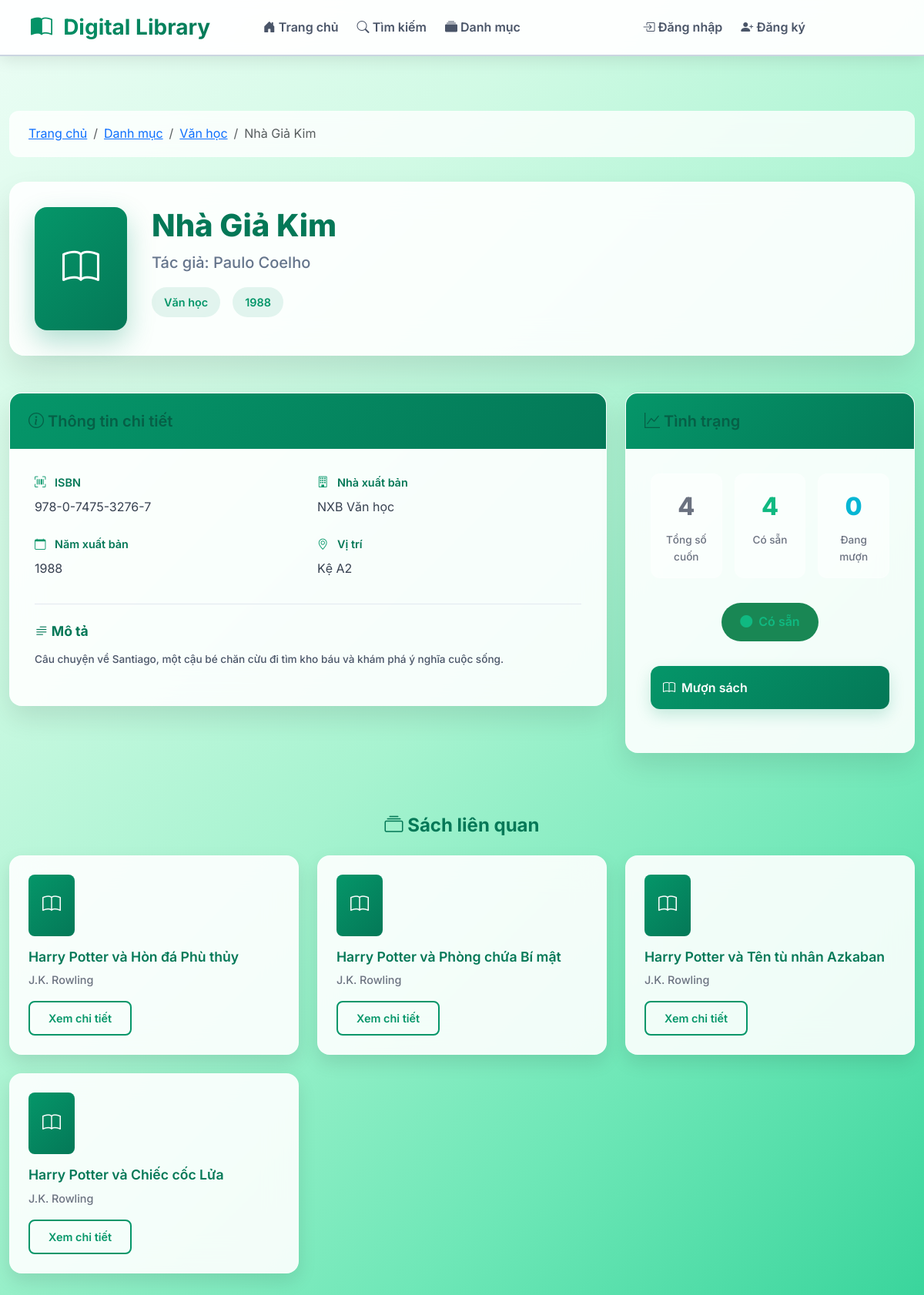
Screenshot of /book/8 with the database file from the repository.
### app/models/book.py (models this page shows, shortened)
class Book(db.Model):
    __tablename__ = 'books'
    id = db.Column(db.Integer, primary_key=True)
    isbn = db.Column(db.String(20), unique=True, nullable=False)
    title = db.Column(db.String(200), nullable=False)
    author = db.Column(db.String(100), nullable=False)
    publisher = db.Column(db.String(100))
    publication_year = db.Column(db.Integer)
    category = db.Column(db.String(50))
    description = db.Column(db.Text)
    total_copies = db.Column(db.Integer, default=1)
    available_copies = db.Column(db.Integer, default=1)  # Giữ lại để tương thích
    location = db.Column(db.String(100))
    image_url = db.Column(db.String(255))  # Đường dẫn đến hình ảnh sách
    is_active = db.Column(db.Boolean, default=True)
    created_at = db.Column(db.DateTime, default=datetime.utcnow)
    loans = db.relationship('Loan', back_populates='book')
    def get_borrowed_copies(self):
        from app.models.loan import Loan
        return Loan.query.filter_by(
            book_id=self.id,
            status='borrowed'
        ).count()
    def get_available_copies_count(self):
        return self.total_copies - self.get_borrowed_copies()
    def get_availability_status(self):
        if not self.is_active:
            return 'inactive'
        available = self.get_available_copies_count()
        if available == 0:
            return 'unavailable'
        elif available < self.total_copies:
            return 'limited'
        else:
            return 'available'
    def get_availability_display(self):
        status = self.get_availability_status()
        available = self.get_available_copies_count()
        borrowed = self.get_borrowed_copies()
        if status == 'inactive':
            return {
                'status': 'inactive',
                'text': 'Không hoạt động',
                'badge_class': 'bg-secondary',
                'available': 0,
                'borrowed': borrowed,
                'total': self.total_copies
            }
        else:
            return {
                'status': 'available',
                'text': 'Có sẵn',
                'badge_class': 'bg-success',
                'available': available,
                'borrowed': borrowed,
                'total': self.total_copies
            }

### app/routes/books.py (the view)
@books_bp.route('/book/<int:book_id>')
def book_detail(book_id):
    book = Book.query.get_or_404(book_id)
    current_loan = None
    if current_user.is_authenticated:
        current_loan = Loan.query.filter_by(
            user_id=current_user.id,
            book_id=book_id
        ).filter(Loan.status.in_(['pending', 'borrowed'])).first()
    related_books = []
    if book.category:
        related_books = Book.query.filter(
            Book.category == book.category,
            Book.id != book.id,
            Book.is_active == True
        ).limit(4).all()
    return render_template('books/detail.html', book=book, current_loan=current_loan, related_books=related_books)

### app/templates/books/detail.html (shortened to what this page needs)
{% extends "base.html" %}
{% block content %}
<div class="book-detail-container">
    <nav aria-label="breadcrumb" class="book-breadcrumb">
        <ol class="breadcrumb">
            <li class="breadcrumb-item"><a href="{{ url_for('books.index') }}">Trang chủ</a></li>
            <li class="breadcrumb-item"><a href="{{ url_for('books.categories') }}">Danh mục</a></li>
            {% if book.category %}
                <li class="breadcrumb-item"><a href="{{ url_for('books.categories', category=book.category) }}">{{ book.category }}</a></li>
            {% endif %}
            <li class="breadcrumb-item active" aria-current="page">{{ book.title }}</li>
        </ol>
    </nav>
    <div class="book-header">
        <div class="book-cover">
            {% if book.image_url %}
                <img src="{{ url_for('static', filename=book.image_url) }}"
                     alt="{{ book.title }}"
                     class="book-cover-image">
            {% else %}
                <i class="bi bi-book"></i>
            {% endif %}
        </div>
        <div class="book-title-section">
            <h1 class="book-title">{{ book.title }}</h1>
            <p class="book-author">Tác giả: {{ book.author }}</p>
            <div class="book-meta">
                <span class="book-category">{{ book.category or 'Chưa phân loại' }}</span>
                {% if book.publication_year %}
                    <span class="book-year">{{ book.publication_year }}</span>
                {% endif %}
            </div>
        </div>
    </div>
    <div class="book-content">
        <div class="row">
            <div class="col-lg-8">
                <div class="book-info-card">
                    <div class="card-header">
                        <h3><i class="bi bi-info-circle"></i> Thông tin chi tiết</h3>
                    </div>
                    <div class="card-body">
                        <div class="info-grid">
                            <div class="info-item">
                                <div class="info-label">
                                    <i class="bi bi-upc-scan"></i> ISBN
                                </div>
                                <div class="info-value">{{ book.isbn }}</div>
                            </div>
                            <div class="info-item">
                                <div class="info-label">
                                    <i class="bi bi-building"></i> Nhà xuất bản
                                </div>
                                <div class="info-value">{{ book.publisher or 'N/A' }}</div>
                            </div>
                            <div class="info-item">
                                <div class="info-label">
                                    <i class="bi bi-calendar"></i> Năm xuất bản
                                </div>
                                <div class="info-value">{{ book.publication_year or 'N/A' }}</div>
                            </div>
                            <div class="info-item">
                                <div class="info-label">
                                    <i class="bi bi-geo-alt"></i> Vị trí
                                </div>
                                <div class="info-value">{{ book.location or 'N/A' }}</div>
                            </div>
                        </div>
                        {% if book.description %}
                        <div class="book-description">
                            <h4><i class="bi bi-text-paragraph"></i> Mô tả</h4>
                            <p>{{ book.description }}</p>
                        </div>
                        {% endif %}
                    </div>
                </div>
            </div>
            <div class="col-lg-4">
                <div class="book-status-card">
                    <div class="card-header">
                        <h3><i class="bi bi-graph-up"></i> Tình trạng</h3>
                    </div>
                    <div class="card-body">
                        {% set availability = book.get_availability_display() %}
                        <div class="status-overview">
                            <div class="status-item">
                                <div class="status-number total">{{ availability.total }}</div>
                                <div class="status-label">Tổng số cuốn</div>
                            </div>
                            <div class="status-item">
                                <div class="status-number available">{{ availability.available }}</div>
                                <div class="status-label">Có sẵn</div>
                            </div>
                            <div class="status-item">
                                <div class="status-number borrowed">{{ availability.borrowed }}</div>
                                <div class="status-label">Đang mượn</div>
                            </div>
                        </div>
                        <div class="current-status">
                            <div class="status-badge {{ availability.badge_class }}">
                                <i class="bi bi-circle-fill"></i>
                                {{ availability.text }}
                            </div>
                        </div>
                        <div class="action-buttons">
                            {% if current_loan %}
                                {% if current_loan.status == 'pending' %}
                                    <div class="alert alert-warning mb-3">
                                        <i class="bi bi-clock-history me-2"></i>
                                        <strong>Yêu cầu mượn sách đang chờ duyệt</strong>
                                        <br>
                                        <small>Vui lòng chờ admin duyệt yêu cầu của bạn.</small>
                                    </div>
                                {% elif current_loan.status == 'borrowed' %}
                                    <div class="alert alert-info mb-3">
                                        <i class="bi bi-book me-2"></i>
                                        <strong>Bạn đang mượn sách này</strong>
                                        <br>
                                        <small>Hạn trả: {{ current_loan.due_date.strftime('%d/%m/%Y') }}</small>
                                    </div>
                                {% endif %}
                            {% elif availability.available > 0 %}
                                <form method="POST" action="{{ url_for('books.borrow_book', book_id=book.id) }}">
                                    <button type="submit" class="btn btn-primary btn-borrow">
                                        <i class="bi bi-book"></i> Mượn sách
                                    </button>
                                </form>
                            {% else %}
                                <button class="btn btn-secondary btn-disabled" disabled>
                                    <i class="bi bi-book-x"></i> Hết sách
                                </button>
                            {% endif %}
                        </div>
                    </div>
                </div>
            </div>
        </div>
        {% if related_books %}
        <div class="related-books-section">
            <h3><i class="bi bi-collection"></i> Sách liên quan</h3>
            <div class="related-books-grid">
                {% for related_book in related_books %}
                <div class="related-book-card">
                    <div class="related-book-cover">
                        <i class="bi bi-book"></i>
                    </div>
                    <div class="related-book-info">
                        <h5>{{ related_book.title }}</h5>
                        <p>{{ related_book.author }}</p>
                        <a href="{{ url_for('books.book_detail', book_id=related_book.id) }}" class="btn btn-sm btn-outline-primary">
                            Xem chi tiết
                        </a>
                    </div>
                </div>
                {% endfor %}
            </div>
        </div>
        {% endif %}
    </div>
</div>
{% endblock %}

### app/templates/base.html (shortened to what this page needs)
<!DOCTYPE html>
<html lang="vi">
<head>
    <link href="https://cdn.jsdelivr.net/npm/bootstrap@5.3.0/dist/css/bootstrap.min.css" rel="stylesheet">
    <link href="https://cdn.jsdelivr.net/npm/bootstrap-icons@1.10.0/font/bootstrap-icons.css" rel="stylesheet">
    <link rel="stylesheet" href="{{ url_for('static', filename='css/style.css') }}">
</head>
<body>
    <nav class="navbar navbar-expand-lg navbar-light fixed-top">
        <div class="container">
            <a class="navbar-brand me-4" href="{{ url_for('books.index') }}">
                <i class="bi bi-book-half text-primary"></i>
                <span class="ms-2 fw-bold">Digital Library</span>
            </a>
            <div class="collapse navbar-collapse justify-content-center" id="navbarNav">
                <ul class="navbar-nav mx-auto">
                    <li class="nav-item">
                        <a class="nav-link {% if request.endpoint == 'books.index' %}active{% endif %}" href="{{ url_for('books.index') }}">
                            <i class="bi bi-house-door-fill"></i> Trang chủ
                        </a>
                    </li>
                    <li class="nav-item">
                        <a class="nav-link {% if request.endpoint == 'books.search' %}active{% endif %}" href="{{ url_for('books.search') }}">
                            <i class="bi bi-search"></i> Tìm kiếm
                        </a>
                    </li>
                    <li class="nav-item">
                        <a class="nav-link {% if request.endpoint == 'books.categories' %}active{% endif %}" href="{{ url_for('books.categories') }}">
                            <i class="bi bi-collection-fill"></i> Danh mục
                        </a>
                    </li>
                </ul>
                <ul class="navbar-nav ms-auto">
                    {% if current_user.is_authenticated %}
                        <li class="nav-item dropdown">
                            <a class="nav-link dropdown-toggle" href="#" role="button" data-bs-toggle="dropdown" aria-expanded="false">
                                <i class="bi bi-person-circle-fill"></i> {{ current_user.full_name }}
                            </a>
                            <ul class="dropdown-menu dropdown-menu-end">
                                <li><a class="dropdown-item" href="{{ url_for('auth.profile') }}"><i class="bi bi-person-fill"></i> Thông tin cá nhân</a></li>
                                <li><hr class="dropdown-divider"></li>
                                <li><a class="dropdown-item" href="{{ url_for('auth.logout') }}"><i class="bi bi-box-arrow-right"></i> Đăng xuất</a></li>
                            </ul>
                        </li>
                    {% else %}
                        <li class="nav-item">
                            <a class="nav-link" href="{{ url_for('auth.login') }}">
                                <i class="bi bi-box-arrow-in-right"></i> Đăng nhập
                            </a>
                        </li>
                        <li class="nav-item">
                            <a class="nav-link" href="{{ url_for('auth.register') }}">
                                <i class="bi bi-person-plus-fill"></i> Đăng ký
                            </a>
                        </li>
                    {% endif %}
                </ul>
            </div>
        </div>
    </nav>
    <main class="container my-4" style="margin-top: 6rem !important;">
        {% block content %}{% endblock %}
    </main>
</body>
</html>

### rows the page displays
Book: category "Văn học", title "Nhà Giả Kim", author "Paulo Coelho", publication_year "1988", isbn "978-0-7475-3276-7", publisher "NXB Văn học", location "Kệ A2", description "Câu chuyện về Santiago, một cậu bé chăn cừu đi tìm kho báu và khám phá ý nghĩa cuộc sống."
Book: title "Harry Potter và Hòn đá Phù thủy", author "J.K. Rowling"
Book: title "Harry Potter và Phòng chứa Bí mật", author "J.K. Rowling"
Book: title "Harry Potter và Tên tù nhân Azkaban", author "J.K. Rowling"
Book: title "Harry Potter và Chiếc cốc Lửa", author "J.K. Rowling"

### other values shown
{{ availability.total }} "4"
{{ availability.available }} "4"
{{ availability.borrowed }} "0"
{{ availability.text }} "Có sẵn"
